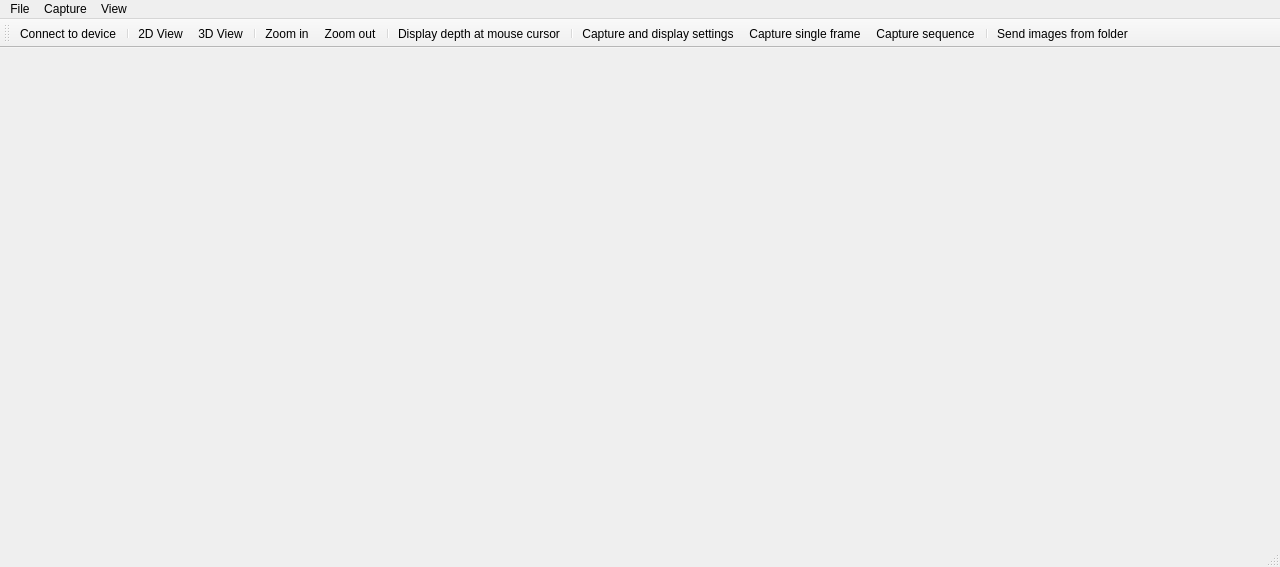
<?xml version="1.0" encoding="UTF-8"?>
<ui version="4.0">
 <class>MainWindow</class>
 <widget class="QMainWindow" name="MainWindow">
  <property name="geometry">
   <rect>
    <x>0</x>
    <y>0</y>
    <width>1280</width>
    <height>567</height>
   </rect>
  </property>
  <property name="windowTitle">
   <string>NVCom</string>
  </property>
  <property name="windowIcon">
   <iconset resource="resources.qrc">
    <normaloff>:/nvcom/icons/program-icon.ico</normaloff>:/nvcom/icons/program-icon.ico</iconset>
  </property>
  <widget class="QWidget" name="clientWidget">
   <property name="layoutDirection">
    <enum>Qt::LeftToRight</enum>
   </property>
   <property name="autoFillBackground">
    <bool>false</bool>
   </property>
   <property name="styleSheet">
    <string notr="true"/>
   </property>
   <layout class="QHBoxLayout" name="horizontalLayout">
    <property name="spacing">
     <number>0</number>
    </property>
    <property name="leftMargin">
     <number>0</number>
    </property>
    <property name="topMargin">
     <number>0</number>
    </property>
    <property name="rightMargin">
     <number>0</number>
    </property>
    <property name="bottomMargin">
     <number>0</number>
    </property>
   </layout>
  </widget>
  <widget class="QMenuBar" name="menuBar">
   <property name="geometry">
    <rect>
     <x>0</x>
     <y>0</y>
     <width>1280</width>
     <height>22</height>
    </rect>
   </property>
   <widget class="QMenu" name="menuCapture">
    <property name="title">
     <string>Capture</string>
    </property>
    <addaction name="actionCapture_single_frame"/>
    <addaction name="actionCapture_sequence"/>
   </widget>
   <widget class="QMenu" name="menuFile">
    <property name="title">
     <string>File</string>
    </property>
    <addaction name="actionConnect"/>
    <addaction name="actionSettings"/>
    <addaction name="actionSend_images"/>
    <addaction name="separator"/>
    <addaction name="actionQuit"/>
   </widget>
   <widget class="QMenu" name="menuView">
    <property name="title">
     <string>View</string>
    </property>
    <addaction name="action2D_View"/>
    <addaction name="action3D_View"/>
    <addaction name="separator"/>
    <addaction name="actionZoom_in"/>
    <addaction name="actionZoom_out"/>
    <addaction name="separator"/>
    <addaction name="actionDisplayCoord"/>
   </widget>
   <addaction name="menuFile"/>
   <addaction name="menuCapture"/>
   <addaction name="menuView"/>
  </widget>
  <widget class="QToolBar" name="toolBar">
   <attribute name="toolBarArea">
    <enum>TopToolBarArea</enum>
   </attribute>
   <attribute name="toolBarBreak">
    <bool>false</bool>
   </attribute>
   <addaction name="actionConnect"/>
   <addaction name="separator"/>
   <addaction name="action2D_View"/>
   <addaction name="action3D_View"/>
   <addaction name="separator"/>
   <addaction name="actionZoom_in"/>
   <addaction name="actionZoom_out"/>
   <addaction name="separator"/>
   <addaction name="actionDisplayCoord"/>
   <addaction name="separator"/>
   <addaction name="actionSettings"/>
   <addaction name="actionCapture_single_frame"/>
   <addaction name="actionCapture_sequence"/>
   <addaction name="separator"/>
   <addaction name="actionSend_images"/>
  </widget>
  <widget class="QStatusBar" name="statusBar"/>
  <action name="actionCapture_single_frame">
   <property name="icon">
    <iconset resource="resources.qrc">
     <normaloff>:/nvcom/icons/camera.png</normaloff>:/nvcom/icons/camera.png</iconset>
   </property>
   <property name="text">
    <string>Capture single frame</string>
   </property>
   <property name="toolTip">
    <string>Capture single frame (RETURN)</string>
   </property>
   <property name="shortcut">
    <string>Return</string>
   </property>
   <property name="iconVisibleInMenu">
    <bool>false</bool>
   </property>
  </action>
  <action name="actionCapture_sequence">
   <property name="checkable">
    <bool>true</bool>
   </property>
   <property name="icon">
    <iconset resource="resources.qrc">
     <normaloff>:/nvcom/icons/media-record.png</normaloff>:/nvcom/icons/media-record.png</iconset>
   </property>
   <property name="text">
    <string>Capture sequence</string>
   </property>
   <property name="toolTip">
    <string>Capture sequence (SPACE)</string>
   </property>
   <property name="shortcut">
    <string>Space</string>
   </property>
   <property name="iconVisibleInMenu">
    <bool>false</bool>
   </property>
  </action>
  <action name="action3D_View">
   <property name="checkable">
    <bool>true</bool>
   </property>
   <property name="icon">
    <iconset resource="resources.qrc">
     <normaloff>:/nvcom/icons/3d.png</normaloff>:/nvcom/icons/3d.png</iconset>
   </property>
   <property name="text">
    <string>3D View</string>
   </property>
   <property name="toolTip">
    <string>3D View</string>
   </property>
   <property name="iconVisibleInMenu">
    <bool>false</bool>
   </property>
  </action>
  <action name="actionQuit">
   <property name="text">
    <string>Quit</string>
   </property>
   <property name="iconVisibleInMenu">
    <bool>false</bool>
   </property>
  </action>
  <action name="actionConnect">
   <property name="icon">
    <iconset resource="resources.qrc">
     <normaloff>:/nvcom/icons/applications-system.png</normaloff>:/nvcom/icons/applications-system.png</iconset>
   </property>
   <property name="text">
    <string>Establish connection</string>
   </property>
   <property name="iconText">
    <string>Connect to device</string>
   </property>
   <property name="toolTip">
    <string>Connect to device</string>
   </property>
   <property name="iconVisibleInMenu">
    <bool>false</bool>
   </property>
  </action>
  <action name="actionSend_images">
   <property name="checkable">
    <bool>true</bool>
   </property>
   <property name="icon">
    <iconset resource="resources.qrc">
     <normaloff>:/nvcom/icons/transmit-folder.png</normaloff>:/nvcom/icons/transmit-folder.png</iconset>
   </property>
   <property name="text">
    <string>Send images from folder</string>
   </property>
   <property name="iconVisibleInMenu">
    <bool>false</bool>
   </property>
  </action>
  <action name="actionZoom_in">
   <property name="icon">
    <iconset resource="resources.qrc">
     <normaloff>:/nvcom/icons/add.png</normaloff>:/nvcom/icons/add.png</iconset>
   </property>
   <property name="text">
    <string>Zoom in</string>
   </property>
   <property name="iconVisibleInMenu">
    <bool>false</bool>
   </property>
  </action>
  <action name="actionZoom_out">
   <property name="icon">
    <iconset resource="resources.qrc">
     <normaloff>:/nvcom/icons/remove.png</normaloff>:/nvcom/icons/remove.png</iconset>
   </property>
   <property name="text">
    <string>Zoom out</string>
   </property>
   <property name="iconVisibleInMenu">
    <bool>false</bool>
   </property>
  </action>
  <action name="actionDisplayCoord">
   <property name="checkable">
    <bool>true</bool>
   </property>
   <property name="icon">
    <iconset resource="resources.qrc">
     <normaloff>:/nvcom/icons/cross-hair.png</normaloff>:/nvcom/icons/cross-hair.png</iconset>
   </property>
   <property name="text">
    <string>Display depth at mouse cursor</string>
   </property>
   <property name="toolTip">
    <string>Display 3D coordinate at mouse cursor</string>
   </property>
   <property name="iconVisibleInMenu">
    <bool>false</bool>
   </property>
  </action>
  <action name="action2D_View">
   <property name="checkable">
    <bool>true</bool>
   </property>
   <property name="icon">
    <iconset resource="resources.qrc">
     <normaloff>:/nvcom/icons/2d.png</normaloff>:/nvcom/icons/2d.png</iconset>
   </property>
   <property name="text">
    <string>2D View</string>
   </property>
   <property name="toolTip">
    <string>2D View</string>
   </property>
   <property name="iconVisibleInMenu">
    <bool>false</bool>
   </property>
  </action>
  <action name="actionSettings">
   <property name="icon">
    <iconset resource="resources.qrc">
     <normaloff>:/nvcom/icons/preferences-system.png</normaloff>:/nvcom/icons/preferences-system.png</iconset>
   </property>
   <property name="text">
    <string>Capture and display settings</string>
   </property>
   <property name="toolTip">
    <string>Capture and display settings</string>
   </property>
   <property name="iconVisibleInMenu">
    <bool>false</bool>
   </property>
  </action>
 </widget>
 <layoutdefault spacing="6" margin="11"/>
 <resources>
  <include location="resources.qrc"/>
 </resources>
 <connections/>
</ui>
